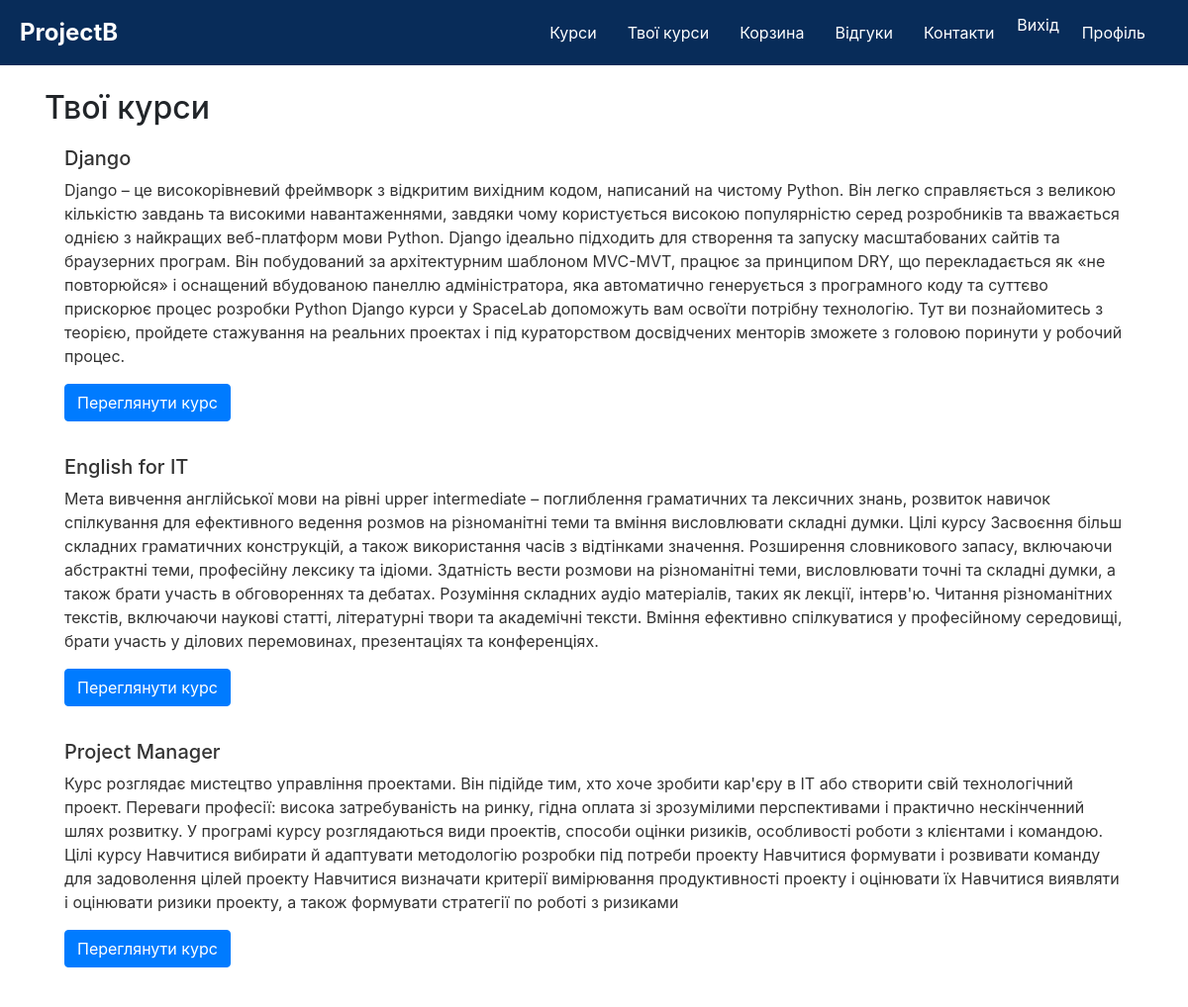
Page /courses/your-courses/ (signed in) on the committed database.
### courses/models.py (models this page shows, shortened)
class Product(models.Model):
    title = models.CharField(max_length=200)
    description = models.TextField()
    price = models.DecimalField(max_digits=10, decimal_places=2, default=0)
    class Meta:
        abstract = True  # Встановлює, що це абстрактна модель, і вона не буде створена як окрема таблиця в базі даних.

class Course(Product):
    teacher = models.ForeignKey(
        User,
        limit_choices_to={'groups__name': 'Teachers'},
        on_delete=models.SET_NULL,
        null=True,
        blank=True
    )
    duration = models.PositiveIntegerField()

### courses/views.py (the view)
# urls.py: path('your-courses/', your_courses_view, name='your_courses'),
def your_courses_view(request):
    confirmed_purchases = PurchaseConfirmation.objects.filter(student=request.user, is_confirmed=True)
    courses = [purchase.course for purchase in confirmed_purchases]
    context = {
        'courses': courses
    }
    return render(request, 'users/your_courses.html', context)

### courses/templates/users/your_courses.html (shortened to what this page needs)
{% extends 'base.html' %}
{% block content %}
    <div class="container my-4">
        <h2>Твої курси</h2>
        <ul class="list-group">
            {% for course in courses %}
                <li class="list-group-item">
                    <h5>{{ course.title }}</h5>
                    <p>{{ course.description }}</p>
                    <a href="{% url 'course_detail1' course.id %}" class="btn btn-primary">Переглянути курс</a>
                </li>
            {% empty %}
                <p>Ви ще не підписані на жоден курс.</p>
            {% endfor %}
        </ul>
    </div>
{% endblock %}

### static/css/styles.css (style rules this page uses)
.list-group-item { background-color: rgba(255, 255, 255, 0.8); color: #333; margin-bottom: 10px; border: none; transition: background-color 0.3s ease; }
html, body { overflow-x: hidden; margin: 0; padding: 0; width: 100%; height: 100%; overflow-x: hidden; }

### rows in the picture
Course: title "Django", description "Django – це високорівневий фреймворк з відкритим вихідним кодом, написаний на чистому Python. Він легко справляється з великою кількістю завдань та високими навантаженнями, завдяки чому користується високою популярністю серед розробників та вважається однією з найкращих веб-платформ мови Python. Django ідеально підходить для створення та запуску масштабованих сайтів та браузерних програм. Він побудований за архітектурним шаблоном MVC-MVT, працює за принципом DRY, що перекладається як «не повторюйся» і оснащений вбудованою панеллю адміністратора, яка автоматично генерується з програмного коду та суттєво прискорює процес розробки Python Django курси у SpaceLab допоможуть вам освоїти потрібну…"
Course: title "English for IT", description "Мета вивчення англійської мови на рівні upper intermediate – поглиблення граматичних та лексичних знань, розвиток навичок спілкування для ефективного ведення розмов на різноманітні теми та вміння висловлювати складні думки. Цілі курсу Засвоєння більш складних граматичних конструкцій, а також використання часів з відтінками значення. Розширення словникового запасу, включаючи абстрактні теми, професійну лексику та ідіоми. Здатність вести розмови на різноманітні теми, висловлювати точні та складні думки, а також брати участь в обговореннях та дебатах. Розуміння складних аудіо матеріалів, таких як лекції, інтерв'ю. Читання різноманітних текстів, включаючи наукові статті, літературні твори та…"
Course: title "Project Manager", description "Курс розглядає мистецтво управління проектами. Він підійде тим, хто хоче зробити кар'єру в IT або створити свій технологічний проект. Переваги професії: висока затребуваність на ринку, гідна оплата зі зрозумілими перспективами і практично нескінченний шлях розвитку. У програмі курсу розглядаються види проектів, способи оцінки ризиків, особливості роботи з клієнтами і командою. Цілі курсу Навчитися вибирати й адаптувати методологію розробки під потреби проекту Навчитися формувати і розвивати команду для задоволення цілей проекту Навчитися визначати критерії вимірювання продуктивності проекту і оцінювати їх Навчитися виявляти і оцінювати ризики проекту, а також формувати стратегії по роботі з…"
